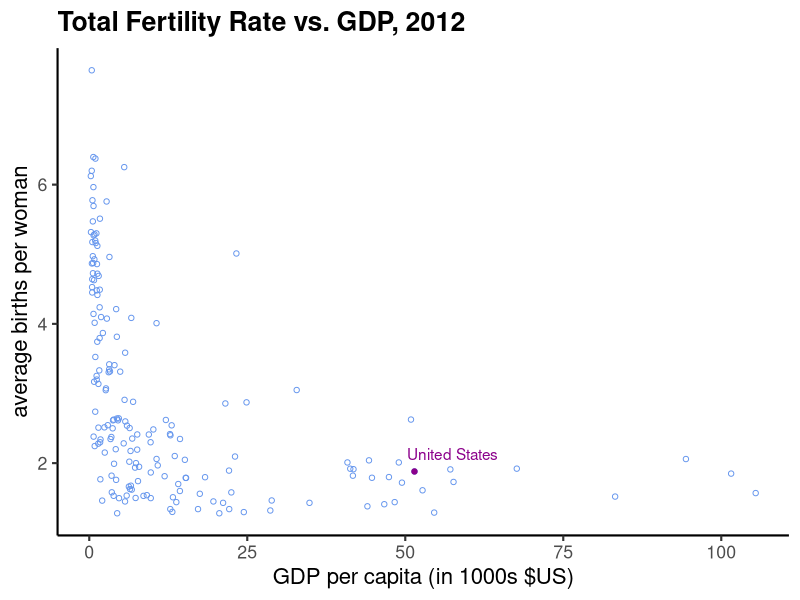

Write the R code that produced this figure.
## ----scatterplotlabgg----
#+ fig.width = 5, fig.height = 5
library(ggplot2)
data <- read.csv("countries2012.csv")
usdata <- data[data$COUNTRY == "United States",]
g <- ggplot(data, aes(x = GDP/1000, y = TFR))
g + geom_point(shape = 1, color = "cornflowerblue") +
    theme_classic(16) +
    theme(plot.title = element_text(face = "bold")) +
    ggtitle("Total Fertility Rate vs. GDP, 2012") +
    xlab("GDP per capita (in 1000s $US)") +
    ylab("average births per woman") +
    geom_point(data = usdata, aes(x = GDP/1000, y = TFR),
               color = "magenta4") +
    geom_text(data = usdata, aes (x = GDP/1000, y = TFR,
                                  label = COUNTRY),
              color = "magenta4", nudge_x = 6, nudge_y = .25)
